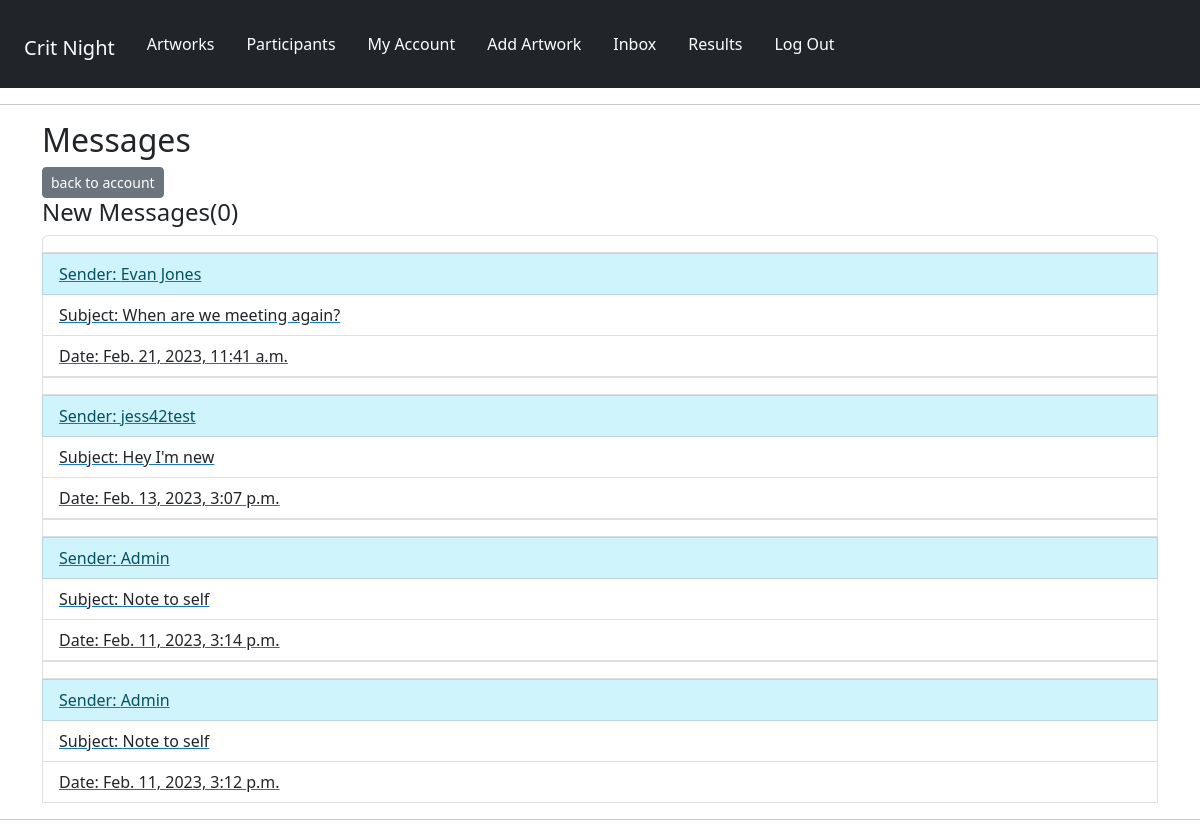
Page /panelists/inbox/ (signed in) on the committed database.
### panelists/models.py (models this page shows, shortened)
class Message(models.Model):
    sender = models.ForeignKey(
        Profile, on_delete=models.SET_NULL, null=True, blank=True
    )
    recipient = models.ForeignKey(
        Profile,
        on_delete=models.SET_NULL,
        null=True,
        blank=True,
        related_name="messages",
    )
    name = models.CharField(max_length=200, null=True, blank=True)
    email = models.EmailField(max_length=200, null=True, blank=True)
    subject = models.CharField(max_length=200, null=True, blank=True)
    body = models.TextField()
    is_read = models.BooleanField(default=False, null=True)
    created = models.DateTimeField(auto_now_add=True)
    id = models.UUIDField(
        default=uuid.uuid4, unique=True, primary_key=True, editable=False
    )
    class Meta:
        ordering = ["is_read", "-created"]

### panelists/views.py (the view)
# urls.py: path("inbox/", views.inbox, name="inbox"),
@login_required(login_url="login")
def inbox(request):
    profile = request.user.profile
    messageRequests = profile.messages.all()
    unreadCount = messageRequests.filter(is_read=False).count()
    context = {"messageRequests": messageRequests, "unreadCount": unreadCount}
    return render(request, "panelists/inbox.html", context)

### panelists/templates/panelists/inbox.html (shortened to what this page needs)
{% extends 'main.html' %}
{% block content %}
<div class="container-md">
    <h2>Messages</h2>
    <a href="{% url 'account' %}" class="btn btn-secondary btn-sm">back to account</a>
<h4>New Messages(<span>{{unreadCount}}</span>)</h4>
  <ul class="list-group">
    {% for message in messageRequests %}
        {% if message.is_read == False %}
    <li class="list-group-item">
        {% else %}
    <li class="list-group-item" message"></li>
        {% endif %}
        <a href="{% url 'message' message.id %}">
        <span class="list-group-item list-group-item-info">Sender: {{message.name}}</span>
        <span class="list-group-item list-group-item-action">Subject: {{message.subject}}</span>
        <span class="list-group-item">Date: {{message.created}}</span>
    </a>
    {% endfor %}
  </ul>
</div>
{% endblock %}

### static/styles/main.css (style rules this page uses)
ul li { list-style: none; }

### rows in the picture
Message: is_read True (drawn), name "Evan Jones", subject "When are we meeting again?", created "Feb. 21, 2023, 11:41 a.m."
Message: is_read True (drawn), name "jess42test", subject "Hey I'm new", created "Feb. 13, 2023, 3:07 p.m."
Message: is_read True (drawn), name "Admin", subject "Note to self", created "Feb. 11, 2023, 3:14 p.m."
Message: is_read True (drawn), name "Admin", subject "Note to self", created "Feb. 11, 2023, 3:12 p.m."

### other values in the picture
{{ unreadCount }} "0"
